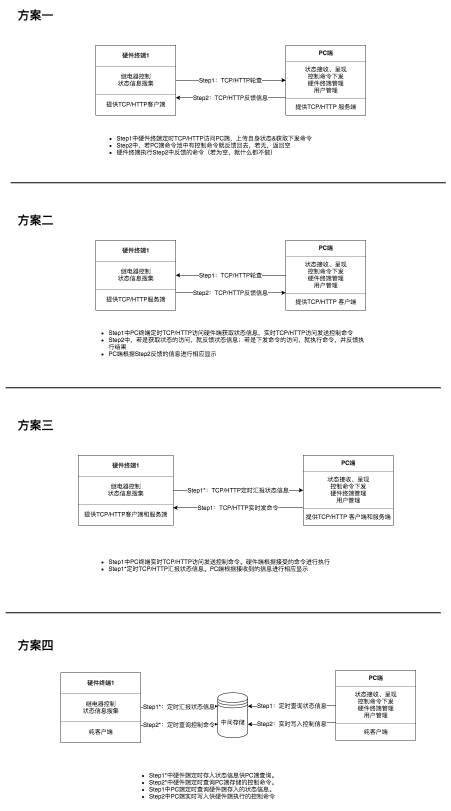
#> input picture plan.png, 902 x 1621 px (shown at 1/2 size)
$ python main.py ../../plan.png   (Python 2 division)
#> lines starting #> are read from the running program, lines starting #| are printed output that depends on the picture
# coding:utf-8

import argparse
from PIL import Image


def handle_command():
    '命令行参数处理'
    parser = argparse.ArgumentParser()
    parser.add_argument('filename', help='图片的路径')
    parser.add_argument('-o', '--output', help='是否输出文件')
    parser.add_argument('--width', type=int, default=80)
    parser.add_argument('--heigth', type=int, default=80)

    # 获取命令行参数
    return parser.parse_args()


args = handle_command()


class Ptrancefrom(object):

    def __init__(self, img, width, heigth):
        self.img = img
        self.width = width
        self.heigth = heigth
        self.ascii_char = list("$@B%8&WM#*oahkbdpqwmZO0QLCJUYXzcvunxrjft/\|()1{}[]?-_+~<>i!lI;:,\"^`'. ")

    def get_char(self, r, b, g, alpha=256):
        if alpha == 0:
            return ' '

        length = len(self.ascii_char)
        gray = int(0.2126 * r + 0.7152 * g + 0.0722 * b)

        unit = (256.0 + 1) / length
        return self.ascii_char[int(gray / unit)]

    def print_picture(self):
        im = Image.open(self.img)
#> im is the input picture: PIL image 902x1621 RGBA; mean R, G, B, A 247.6, 247.6, 247.6, 255
        im = im.resize((self.width, self.heigth), Image.NEAREST)
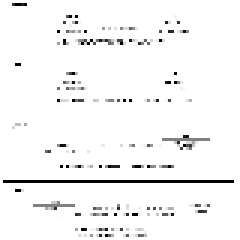
#> im: PIL image 80x80 RGBA (shown 3 times larger); mean R, G, B, A 245.6, 245.6, 245.6, 255
        txt = ""

        for i in range(self.heigth):
            for j in range(self.width):
                txt += self.get_char(*im.getpixel((j, i)))

            txt += '\n'

        print txt
#|     k$$*$
#|                       Q$:$                                "
        return txt

    def write_to_file(self):
        txt = self.print_picture()
        if args.output:
            with open(args.output, 'w') as f:
                f.write(txt)
        else:
            with open('output.txt', 'w') as f:
                f.write(txt)

pic = Ptrancefrom(args.filename, args.width, args.heigth)
pic.print_picture()
